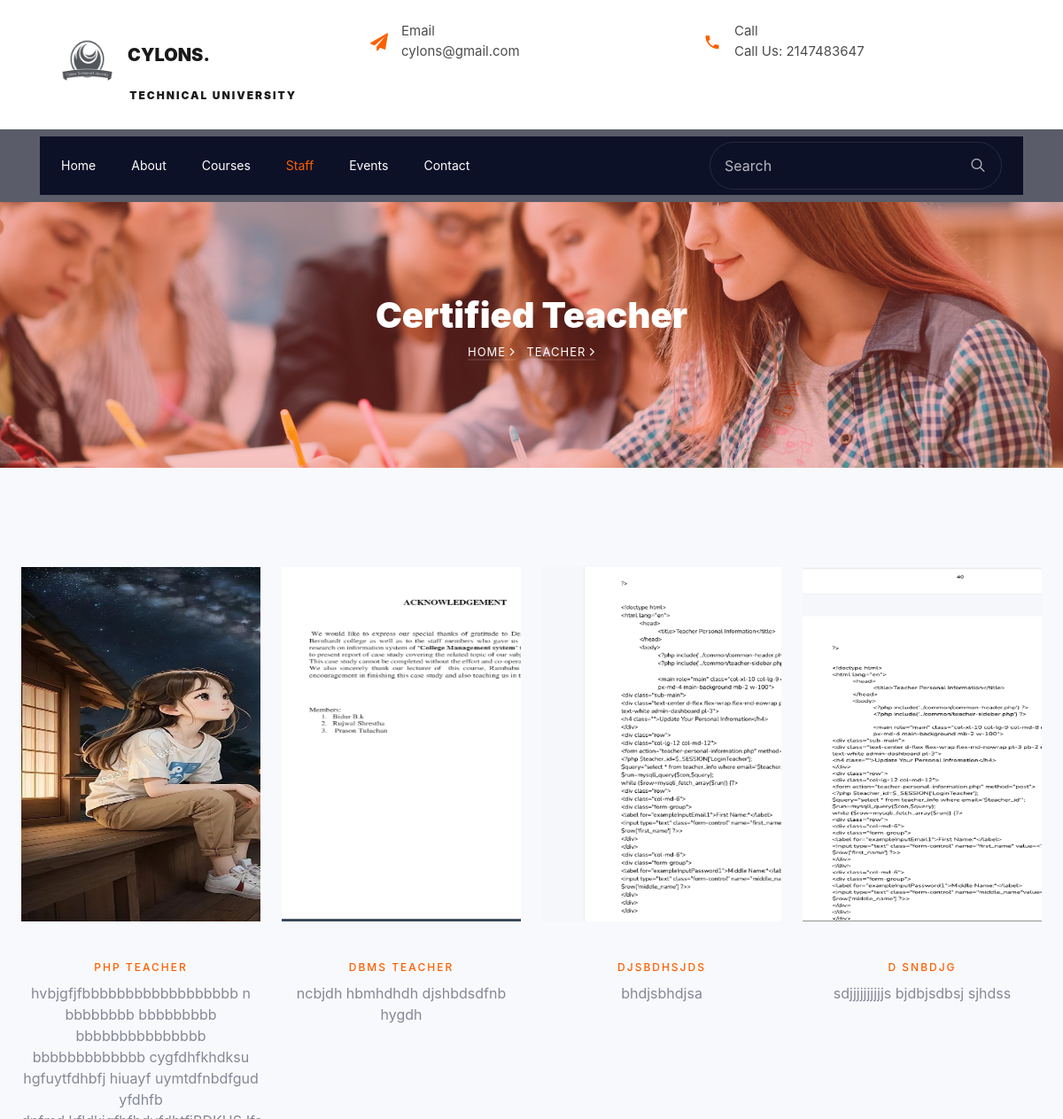
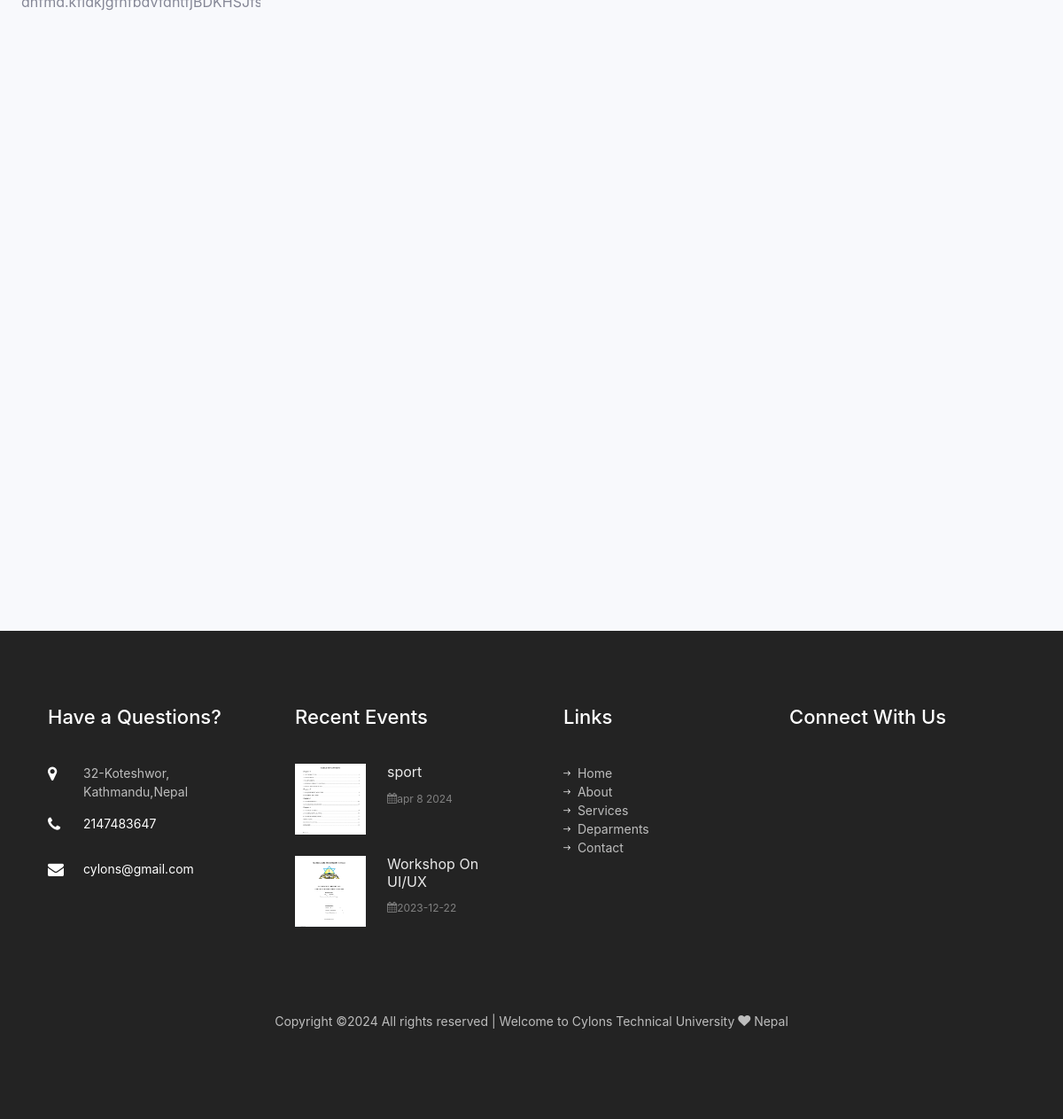
Screenshot of /frontend/teacher.php with the database file from the repository (2 pictures, top to bottom).
### tables this page shows
CREATE TABLE `setting` (
  `id` int(11) NOT NULL,
  `name` varchar(255) NOT NULL,
  `email` varchar(200) NOT NULL,
  `phone` int(20) NOT NULL,
  `address` varchar(255) NOT NULL,
  `footer` varchar(255) NOT NULL
);

CREATE TABLE `faculty` (
  `id` int(11) NOT NULL,
  `name` varchar(255) NOT NULL,
  `description` varchar(255) NOT NULL,
  `designation` varchar(255) NOT NULL,
  `image` varchar(50) NOT NULL,
  `email` varchar(200) NOT NULL
);

CREATE TABLE `event` (
  `id` int(11) NOT NULL,
  `date` varchar(10) NOT NULL,
  `title` varchar(255) NOT NULL,
  `description` varchar(255) NOT NULL,
  `image` varchar(255) NOT NULL
);

### frontend/teacher.php (the view, shortened to what this page needs)
<?php
         include "header.php";
         ?>
	  <nav class="navbar navbar-expand-lg navbar-dark bg-dark ftco-navbar-light" id="ftco-navbar">
	    <div class="container d-flex align-items-center px-4">
	      <form action="#" class="searchform order-lg-last">
          <div class="form-group d-flex">
            <input type="text" class="form-control pl-3" placeholder="Search">
            <button type="submit" placeholder="" class="form-control search"><span class="ion-ios-search"></span></button>
          </div>
        </form>
	      <div class="collapse navbar-collapse" id="ftco-nav">
	        <ul class="navbar-nav mr-auto">
	        	<li class="nav-item"><a href="index.php" class="nav-link pl-0">Home</a></li>
	        	<li class="nav-item"><a href="about.php" class="nav-link">About</a></li>
	        	<li class="nav-item"><a href="courses.php" class="nav-link">Courses</a></li>
	        	<li class="nav-item active"><a href="teacher.php" class="nav-link">Staff</a></li>
	        	<li class="nav-item"><a href="event.php" class="nav-link">Events</a></li>
	          <li class="nav-item"><a href="contact.php" class="nav-link">Contact</a></li>
	        </ul>
	      </div>
	    </div>
	  </nav>
    <section class="hero-wrap hero-wrap-2" style="background-image: url('images/bg_1.jpg');">
      <div class="overlay"></div>
      <div class="container">
        <div class="row no-gutters slider-text align-items-center justify-content-center">
          <div class="col-md-9 ftco-animate text-center">
            <h1 class="mb-2 bread">Certified Teacher</h1>
            <p class="breadcrumbs"><span class="mr-2"><a href="index.php">Home <i class="ion-ios-arrow-forward"></i></a></span> <span>Teacher <i class="ion-ios-arrow-forward"></i></span></p>
          </div>
        </div>
      </div>
    </section>
    <section class="ftco-section bg-light">
			<div class="container-fluid px-4">
				<div class="row">
				<?php
    include "../admin/dbconfig.php";
    $query = "SELECT * FROM faculty";
    $query_run = mysqli_query($conn,$query);
    if(mysqli_num_rows($query_run)>0){
		while($row = mysqli_fetch_assoc($query_run)){
    ?>
					<div class="col-md-6 col-lg-3 ftco-animate">
						<div class="staff">
							<div class="img-wrap d-flex align-items-stretch">
								<div class="img align-self-stretch">
								<img src="../admin/upload/faculty/<?php echo $row['image']; ?>" style="height:400px; width:400px;">
								?></div>
							</div>
							<div class="text pt-3 text-center">
								<span class="position mb-2"><?php  echo $row['designation']; ?></span>
								<div class="faded">
									<p><?php  echo $row['description']; ?></p>
	              </div>
							</div>
						</div>
					</div>
					<?php
        }
          }
        ?>
				</div>
			</div>
		</section>
<?php
         include "footer.php";
         ?>

### frontend/header.php (shortened to what this page needs)
<!DOCTYPE html>
<html lang="en">
  <head>
    <link href="https://cdn.datatables.net/2.0.8/css/dataTables.bootstrap4.min.css" rel="stylesheet">
    <link rel="stylesheet" href="css/open-iconic-bootstrap.min.css">
    <link rel="stylesheet" href="css/animate.css">
    <link rel="stylesheet" href="css/owl.carousel.min.css">
    <link rel="stylesheet" href="css/owl.theme.default.min.css">
    <link rel="stylesheet" href="css/magnific-popup.css">
    <link rel="stylesheet" href="css/aos.css">
    <link rel="stylesheet" href="css/ionicons.min.css">
    <link rel="stylesheet" href="css/flaticon.css">
    <link rel="stylesheet" href="css/icomoon.css">
    <link rel="stylesheet" href="css/style.css">
  </head>
  <body>
	  <div class="bg-top navbar-light">
    	<div class="container">
    		<div class="row no-gutters d-flex align-items-center align-items-stretch">
    			<div class="col-md-4 d-flex align-items-center py-4">
    				<a class="navbar-brand" href="index.php"><img src="images/logo.png" alt="" height="70" width="90">Cylons.<span > &nbsp;&nbsp;&nbsp;&nbsp;&nbsp;&nbsp;&nbsp;&nbsp;&nbsp;&nbsp;&nbsp;&nbsp;&nbsp;&nbsp;&nbsp;&nbsp;&nbsp;&nbsp;&nbsp;&nbsp; Technical University</span></a>
    			</div>
	    		<div class="col-lg-8 d-block">
		    		<div class="row d-flex">
					    <div class="col-md d-flex topper align-items-center align-items-stretch py-md-4">
					    	<div class="icon d-flex justify-content-center align-items-center"><span class="icon-paper-plane"></span></div>
					    	<div class="text">
							<?php
                       include "../admin/dbconfig.php";
                              $query = "SELECT * FROM setting";
                                 $query_run = mysqli_query($conn,$query);
                            if(mysqli_num_rows($query_run)>0){
								while($row = mysqli_fetch_assoc($query_run)){
                                   ?>
					    		<span>Email</span>
						    	<span><?php echo $row['email'] ?></span>
						    </div>
							<?php
                                     }
									}
                                          ?>
					    </div>
					    <div class="col-md d-flex topper align-items-center align-items-stretch py-md-4">
					    	<div class="icon d-flex justify-content-center align-items-center"><span class="icon-phone2"></span></div>
						    <div class="text">
							<?php
                       include "../admin/dbconfig.php";
                              $query = "SELECT * FROM setting";
                                 $query_run = mysqli_query($conn,$query);
                            if(mysqli_num_rows($query_run)>0){
								while($row = mysqli_fetch_assoc($query_run)){
                                   ?>
						    	<span>Call</span>
						    	<span>Call Us: <?php echo $row['phone'] ?></span>
						    </div>
							<?php
                                     }
									}
                                          ?>
					    </div>
				    </div>
			    </div>
		    </div>
		  </div>
    </div>

### frontend/footer.php (shortened to what this page needs)
<footer class="ftco-footer ftco-bg-dark ftco-section">
      <div class="container">
        <div class="row mb-5">
          <div class="col-md-6 col-lg-3">
            <div class="ftco-footer-widget mb-5">
            	<h2 class="ftco-heading-2">Have a Questions?</h2>
            	<div class="block-23 mb-3">
	              <ul>
                <?php
                       include "../admin/dbconfig.php";
                              $query = "SELECT * FROM setting";
                                 $query_run = mysqli_query($conn,$query);
                            if(mysqli_num_rows($query_run)>0){
								while($row = mysqli_fetch_assoc($query_run)){
                                   ?>
	                <li><span class="icon icon-map-marker"></span><span class="text"> <?php echo $row['address'] ?></span></li>
	                <li><a href="#"><span class="icon icon-phone"></span><span class="text"> <?php echo $row['phone'] ?></span></a></li>
	                <li><a href="#"><span class="icon icon-envelope"></span><span class="text"> <?php echo $row['email'] ?></span></a></li>
                  <?php
                                     }
									}
                                          ?>
	              </ul>
	            </div>
            </div>
          </div>
          <div class="col-md-6 col-lg-3">
            <div class="ftco-footer-widget mb-5">
              <h2 class="ftco-heading-2">Recent Events</h2>
              <?php
    include "../admin/dbconfig.php";
    $query = "SELECT * FROM event";
    $query_run = mysqli_query($conn,$query);
    if(mysqli_num_rows($query_run)>0){
		while($row = mysqli_fetch_assoc($query_run)){
    ?>
              <div class="block-21 mb-4 d-flex">
                <a class="blog-img mr-4" ><img src="../admin/upload/event/<?php echo $row['image']; ?>" style="height:80px; width:80px;"></a>
                <div class="text">
                  <h3 class="heading"><a href="#"><?php  echo $row['title']; ?></a></h3>
                  <div class="meta">
                    <div><a href="#"><span class="icon-calendar"></span><?php  echo $row['date']; ?></a></div>
                  </div>
                </div>
              </div>
              <?php
        }
          }
        ?>
            </div>
          </div>
          <div class="col-md-6 col-lg-3">
            <div class="ftco-footer-widget mb-5 ml-md-4">
              <h2 class="ftco-heading-2">Links</h2>
              <ul class="list-unstyled">
                <li><a href="index.php"><span class="ion-ios-arrow-round-forward mr-2"></span>Home</a></li>
                <li><a href="about.php"><span class="ion-ios-arrow-round-forward mr-2"></span>About</a></li>
                <li><a href="event.php"><span class="ion-ios-arrow-round-forward mr-2"></span>Services</a></li>
                <li><a href="course.php"><span class="ion-ios-arrow-round-forward mr-2"></span>Deparments</a></li>
                <li><a href="contact.php"><span class="ion-ios-arrow-round-forward mr-2"></span>Contact</a></li>
              </ul>
            </div>
          </div>
          <div class="col-md-6 col-lg-3">
            <div class="ftco-footer-widget mb-5">
            	<h2 class="ftco-heading-2 mb-0">Connect With Us</h2>
            	<ul class="ftco-footer-social list-unstyled float-md-left float-lft mt-3">
              </ul>
            </div>
          </div>
        </div>
        <div class="row">
          <div class="col-md-12 text-center">
          <?php
                       include "../admin/dbconfig.php";
                              $query = "SELECT * FROM setting";
                                 $query_run = mysqli_query($conn,$query);
                            if(mysqli_num_rows($query_run)>0){
								while($row = mysqli_fetch_assoc($query_run)){
                                   ?>
            <p>  <?php echo $row['footer'] ?></a>   </p>
          </div>
          <?php
                                     }
									}
                                          ?>
					    </div>
        </div>
    </footer>
  </body>
</html>

### frontend/css/icomoon.css (style rules this page uses)
[class^="icon-"], [class*=" icon-"] { font-family: 'icomoon' !important; speak: none; font-style: normal; font-weight: normal; font-variant: normal; text-transform: none; line-height: 1; -webkit-font-smoothing: antialiased; -moz-osx-font-smoothing: grayscale; }
.icon-heart:before { content: "\f004"; }
.icon-map-marker:before { content: "\f041"; }
.icon-calendar:before { content: "\f073"; }
.icon-phone:before { content: "\f095"; }
.icon-envelope:before { content: "\f0e0"; }
.icon-paper-plane:before { content: "\f1d8"; }
.icon-phone2:before { content: "\e0cd"; }

### rows the page displays
setting: email "cylons@gmail.com", phone "2147483647", address "32-Koteshwor, Kathmandu,Nepal", footer "Copyright ©2024 All rights reserved | Welcome to Cylons Technical University Nepal"
faculty: image (picture), designation "PHP TEACHER", description "hvbjgfjfbbbbbbbbbbbbbbbbbb n bbbbbbbb bbbbbbbbb bbbbbbbbbbbbbbb bbbbbbbbbbbbb cygfdhfkhdksu hgfuytfdhbfj hiuayf uymtdfnbdfgud yfdhfb…"
faculty: image (picture), designation "DBMS TEACHER", description "ncbjdh hbmhdhdh djshbdsdfnb hygdh"
faculty: image (picture), designation "DJSBDHSJDS", description "bhdjsbhdjsa"
faculty: image (picture), designation "D SNBDJG", description "sdjjjjjjjjjjs bjdbjsdbsj sjhdss"
event: image (picture), title "sport", date "apr 8 2024"
event: image (picture), title "Workshop On UI/UX", date "2023-12-22"
